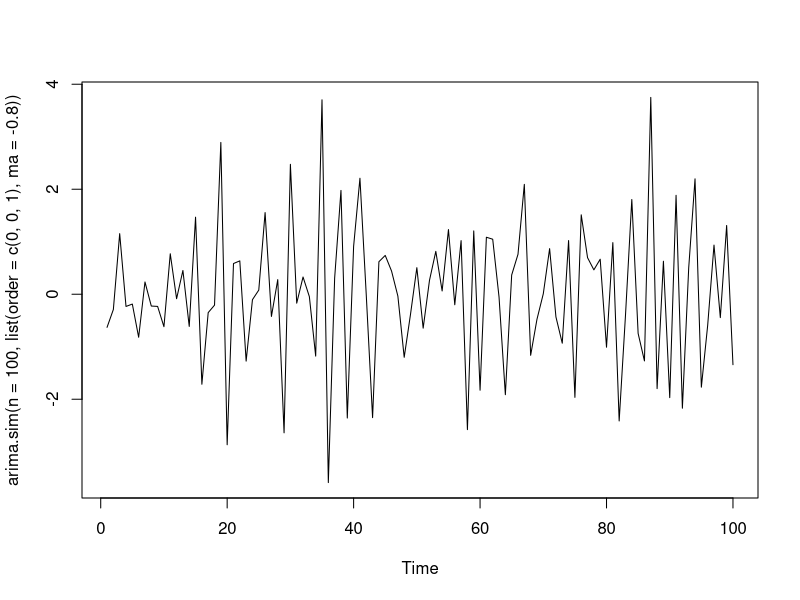
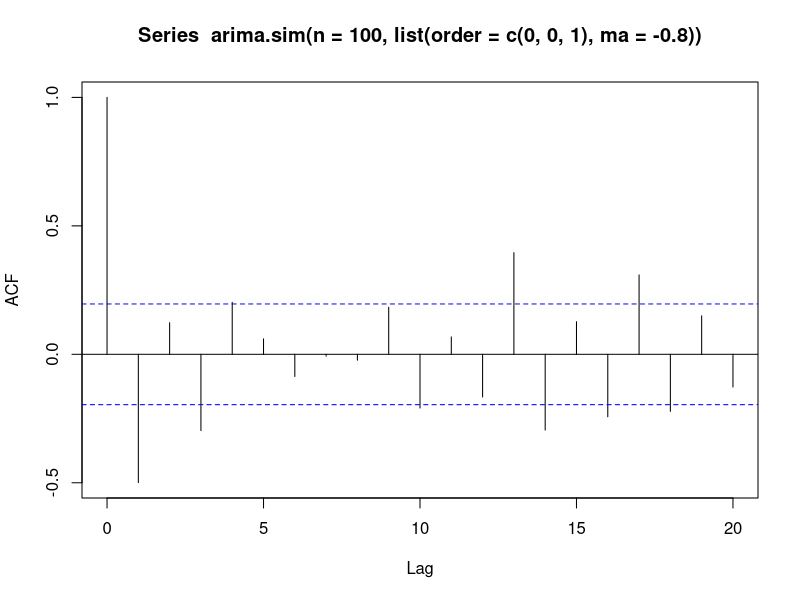
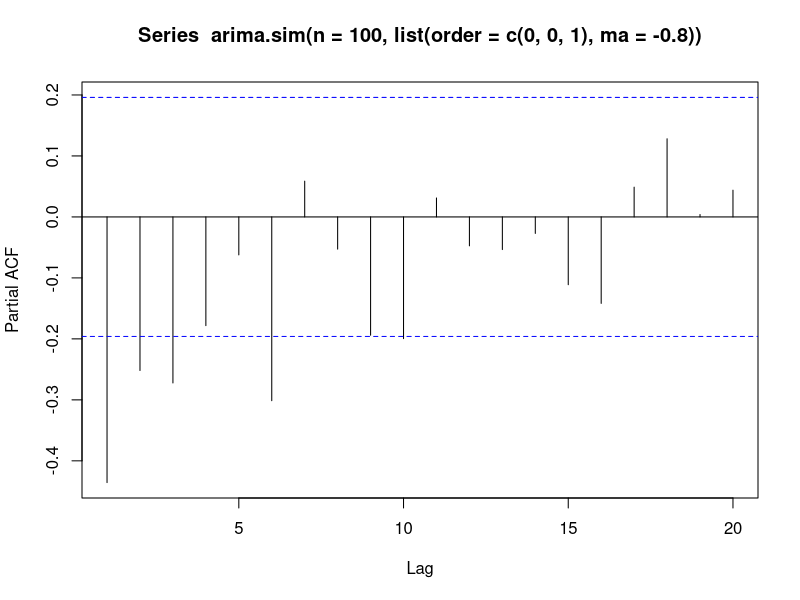

Recreate these plots in R, in order.

abs(polyroot(z=c(1,-0.4,1.2)))
abs(polyroot(z=c(1,0.5,-0.8)))  

###modelo de medias moviles de orden 1

plot(arima.sim(n=100,list(order=c(0,0,1),ma=-0.8)))
acf(arima.sim(n=100,list(order=c(0,0,1),ma=-0.8)))
pacf(arima.sim(n=100,list(order=c(0,0,1),ma=-0.8)))
